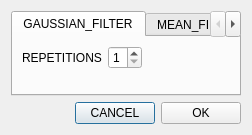
<?xml version="1.0" encoding="UTF-8"?>
<ui version="4.0">
 <class>FilterSelectionDialog</class>
 <widget class="QDialog" name="FilterSelectionDialog">
  <property name="geometry">
   <rect>
    <x>0</x>
    <y>0</y>
    <width>252</width>
    <height>135</height>
   </rect>
  </property>
  <property name="maximumSize">
   <size>
    <width>609</width>
    <height>547</height>
   </size>
  </property>
  <property name="windowTitle">
   <string>Selección de filtro</string>
  </property>
  <layout class="QGridLayout" name="gridLayout">
   <item row="1" column="2">
    <widget class="QPushButton" name="cancelButton">
     <property name="text">
      <string>CANCEL</string>
     </property>
    </widget>
   </item>
   <item row="1" column="1">
    <spacer name="horizontalSpacer">
     <property name="orientation">
      <enum>Qt::Horizontal</enum>
     </property>
     <property name="sizeHint" stdset="0">
      <size>
       <width>40</width>
       <height>20</height>
      </size>
     </property>
    </spacer>
   </item>
   <item row="1" column="3">
    <widget class="QPushButton" name="okButton">
     <property name="text">
      <string>OK</string>
     </property>
    </widget>
   </item>
   <item row="0" column="0" colspan="4">
    <widget class="QTabWidget" name="filtersTab">
     <property name="currentIndex">
      <number>0</number>
     </property>
     <widget class="QWidget" name="gaussianFilter">
      <attribute name="title">
       <string>GAUSSIAN_FILTER</string>
      </attribute>
      <layout class="QGridLayout" name="gridLayout_2">
       <item row="0" column="3">
        <spacer name="horizontalSpacer_2">
         <property name="orientation">
          <enum>Qt::Horizontal</enum>
         </property>
         <property name="sizeHint" stdset="0">
          <size>
           <width>40</width>
           <height>20</height>
          </size>
         </property>
        </spacer>
       </item>
       <item row="0" column="1">
        <widget class="QLabel" name="gaussianRepsLabel">
         <property name="text">
          <string>REPETITIONS</string>
         </property>
        </widget>
       </item>
       <item row="0" column="2">
        <widget class="QSpinBox" name="gaussianReps">
         <property name="minimum">
          <number>1</number>
         </property>
         <property name="maximum">
          <number>5</number>
         </property>
        </widget>
       </item>
       <item row="1" column="1">
        <spacer name="verticalSpacer">
         <property name="orientation">
          <enum>Qt::Vertical</enum>
         </property>
         <property name="sizeHint" stdset="0">
          <size>
           <width>20</width>
           <height>40</height>
          </size>
         </property>
        </spacer>
       </item>
      </layout>
     </widget>
     <widget class="QWidget" name="meanFilter">
      <attribute name="title">
       <string>MEAN_FILTER</string>
      </attribute>
      <layout class="QGridLayout" name="gridLayout_3">
       <item row="0" column="2">
        <spacer name="horizontalSpacer_3">
         <property name="orientation">
          <enum>Qt::Horizontal</enum>
         </property>
         <property name="sizeHint" stdset="0">
          <size>
           <width>40</width>
           <height>20</height>
          </size>
         </property>
        </spacer>
       </item>
       <item row="0" column="0">
        <widget class="QLabel" name="meanRadiusLabel">
         <property name="text">
          <string>NEIGHBORHOOD_SIZE</string>
         </property>
        </widget>
       </item>
       <item row="0" column="1">
        <widget class="QComboBox" name="meanRadius">
         <item>
          <property name="text">
           <string>3x3</string>
          </property>
         </item>
         <item>
          <property name="text">
           <string>5x5</string>
          </property>
         </item>
         <item>
          <property name="text">
           <string>7x7</string>
          </property>
         </item>
        </widget>
       </item>
       <item row="1" column="0">
        <spacer name="verticalSpacer_2">
         <property name="orientation">
          <enum>Qt::Vertical</enum>
         </property>
         <property name="sizeHint" stdset="0">
          <size>
           <width>20</width>
           <height>40</height>
          </size>
         </property>
        </spacer>
       </item>
      </layout>
     </widget>
     <widget class="QWidget" name="medianFilter">
      <attribute name="title">
       <string>MEDIAN_FILTER</string>
      </attribute>
      <layout class="QGridLayout" name="gridLayout_4">
       <item row="0" column="0">
        <widget class="QLabel" name="medianRadiusLabel">
         <property name="text">
          <string>NEIGHBORHOOD_SIZE</string>
         </property>
        </widget>
       </item>
       <item row="0" column="1">
        <widget class="QComboBox" name="medianRadius">
         <item>
          <property name="text">
           <string>3x3</string>
          </property>
         </item>
         <item>
          <property name="text">
           <string>5x5</string>
          </property>
         </item>
         <item>
          <property name="text">
           <string>7x7</string>
          </property>
         </item>
        </widget>
       </item>
       <item row="0" column="2">
        <spacer name="horizontalSpacer_4">
         <property name="orientation">
          <enum>Qt::Horizontal</enum>
         </property>
         <property name="sizeHint" stdset="0">
          <size>
           <width>38</width>
           <height>20</height>
          </size>
         </property>
        </spacer>
       </item>
       <item row="1" column="0">
        <spacer name="verticalSpacer_3">
         <property name="orientation">
          <enum>Qt::Vertical</enum>
         </property>
         <property name="sizeHint" stdset="0">
          <size>
           <width>20</width>
           <height>12</height>
          </size>
         </property>
        </spacer>
       </item>
      </layout>
     </widget>
    </widget>
   </item>
  </layout>
 </widget>
 <resources/>
 <connections/>
</ui>
